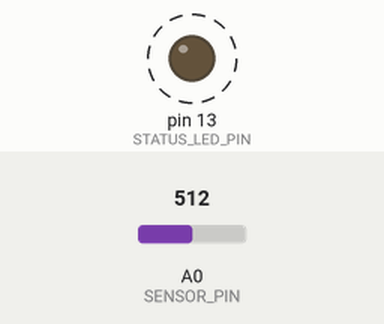
This sketch was run on a simulated Arduino Uno, built with avr-gcc and run on an emulated ATmega328P. On the bench: output pins drawn as LEDs (lit = HIGH). Dashed ring = blinking. The inputs (shaded band) are chosen by the test bench; at power-on: A0 (SENSOR_PIN) = 512. What the sketch prints to the serial monitor is not drawn.

Above: at 0.2 s.
Timing chart, 0 to 3.0 s (numbered marks = the images above):
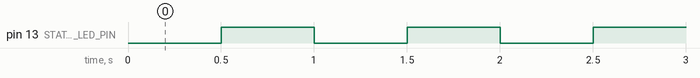

The sketch:

Template.ino
```cpp
// {Project}: one-line purpose.
// Board: {board} ({FQBN in sketch.yaml}). Wiring: see the project README.
// The loop never blocks: every task runs when its interval has passed, so inputs stay responsive.

#if __has_include("credentials.h")
#include "credentials.h"  // local, gitignored; copy credentials.h.example to create it
#endif
#include "config.h"  // non-secret settings and safe defaults for anything credentials.h did not define

struct Task {
  unsigned long intervalMs;
  unsigned long lastRunMs;
  void (*run)();
};

void blinkStatus();
void readSensors();

Task tasks[] = {
  {STATUS_BLINK_MS, 0, blinkStatus},
  {SENSOR_INTERVAL_MS, 0, readSensors},
};

bool ledOn = false;

void setup() {
  Serial.begin(SERIAL_BAUD);
  pinMode(STATUS_LED_PIN, OUTPUT);
}

void loop() {
  const unsigned long now = millis();
  for (Task &task : tasks) {
    // Unsigned subtraction stays correct when millis() wraps around after ~49 days
    if (now - task.lastRunMs >= task.intervalMs) {
      task.lastRunMs = now;
      task.run();
    }
  }
}

void blinkStatus() {
  ledOn = !ledOn;
  digitalWrite(STATUS_LED_PIN, ledOn ? HIGH : LOW);
}

void readSensors() {
  const int raw = analogRead(SENSOR_PIN);
  Serial.print(F("sensor="));  // F() keeps constant strings in flash on small boards
  Serial.println(raw);
}
```

config.h
```cpp
// Settings that are not secret: pins, intervals, thresholds. Committed.
#pragma once

#include <Arduino.h>

// Pins: from the project's wiring table. Check the board's pin numbering before reusing on another board
constexpr uint8_t STATUS_LED_PIN = LED_BUILTIN;
constexpr uint8_t SENSOR_PIN = A0;

constexpr unsigned long SERIAL_BAUD = 115200;  // match the monitor setting in sketch.yaml
constexpr unsigned long STATUS_BLINK_MS = 500;
constexpr unsigned long SENSOR_INTERVAL_MS = 2000;

// Defaults used only when credentials.h is missing or omits a value, so the sketch still compiles
// (network features stay disabled with empty values)
#ifndef WIFI_SSID
#define WIFI_SSID ""
#endif
#ifndef WIFI_PASSWORD
#define WIFI_PASSWORD ""
#endif
#ifndef MQTT_SERVER
#define MQTT_SERVER ""
#endif
#ifndef MQTT_PORT
#define MQTT_PORT 8883
#endif
```

Measured:
- by itself, pin 13 (STATUS_LED_PIN): alternates HIGH for 0.50 s and LOW for 0.50 s
